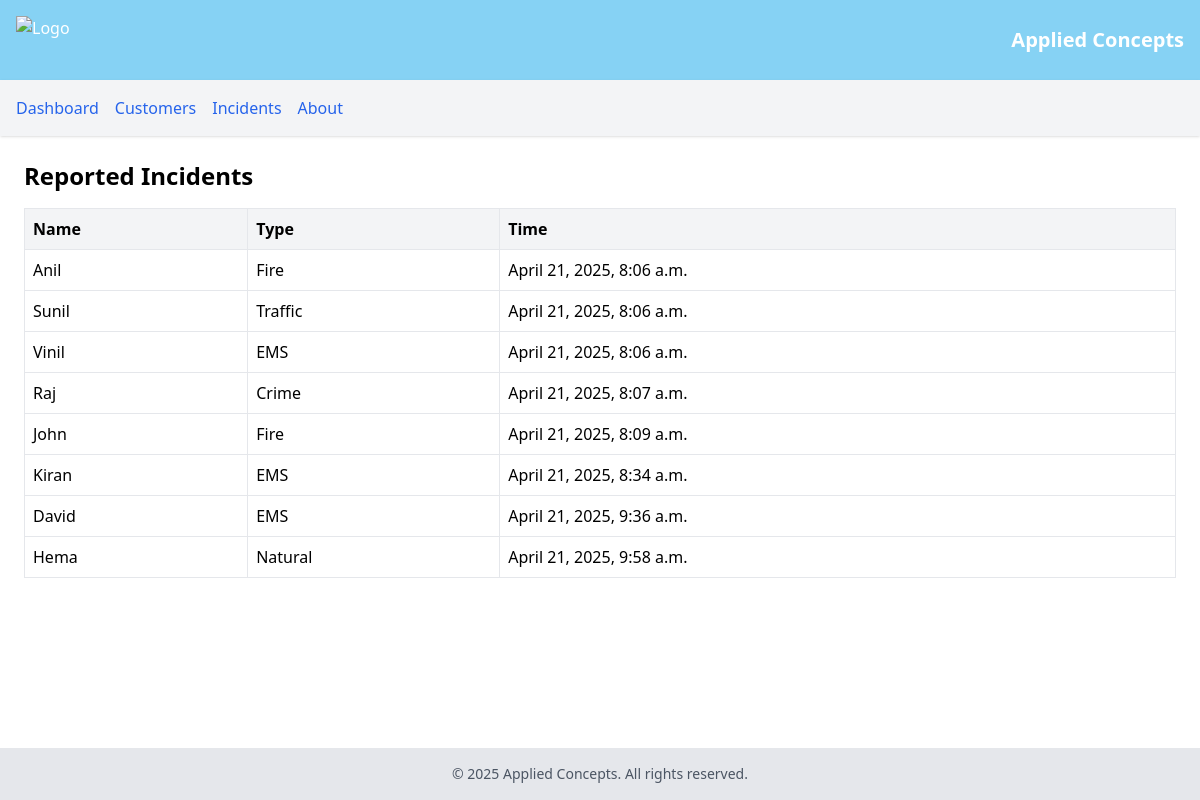
The app's page /customers/ with its own data.
### navmain/models.py (models this page shows, shortened)
class Incident(models.Model):
    INCIDENT_TYPES = [
        ('fire', 'Fire'),
        ('ems', 'EMS'),
        ('traffic', 'Traffic'),
        ('crime', 'Crime'),
        ('natural', 'Natural')
    ]
    name = models.CharField(max_length=50)
    age = models.IntegerField(default=0)
    location = models.CharField(max_length=50)
    incident_type = models.CharField(max_length=10, choices=INCIDENT_TYPES)
    description = models.TextField()
    timestamp = models.DateTimeField(auto_now_add=True)

### navmain/views.py (the view)
# urls.py: path('customers/', views.customers, name='customers'),
def customers(request):
    incidents = Incident.objects.all().order_by('timestamp')
    context = {
        "incidents": incidents
    }
    return render(request, 'navmain/customers.html', context=context)

### navmain/templates/navmain/customers.html (shortened to what this page needs)
{% extends 'navmain/base.html' %}
{% block content %}
<h2 class="text-2xl font-bold mb-4">Reported Incidents</h2>
<table class="min-w-full table-auto border-collapse border border-gray-300">
    <thead class="bg-gray-100">
        <tr>
            <th class="border p-2 text-left">Name</th>
            <th class="border p-2 text-left">Type</th>
            <th class="border p-2 text-left">Time</th>
        </tr>
    </thead>
    <tbody>
        {% for incident in incidents %}
        <tr>
            <td class="border p-2">{{ incident.name }}</td>
            <td class="border p-2">{{ incident.get_incident_type_display }}</td>
            <td class="border p-2">{{ incident.timestamp }}</td>
        </tr>
        {% empty %}
        <tr>
            <td colspan="3" class="border p-2 text-center">No incidents yet.</td>
        </tr>
        {% endfor %}
    </tbody>
</table>
{% endblock %}

### navmain/templates/navmain/base.html (shortened to what this page needs)
<!DOCTYPE html>
<html lang="en">
<head>
    <script src="https://cdn.tailwindcss.com"></script>
</head>
<body class="flex flex-col min-h-screen">
    <header class="bg-sky-500/50 text-white p-4 flex items-center justify-between">
        <img src="https://www.freepnglogos.com/uploads/company-logo-png/company-logo-transparent-png-19.png" alt="Logo" class="h-12">
        <h1 class="text-xl font-bold">Applied Concepts</h1>
    </header>
    <nav class="bg-gray-100 shadow p-4">
        <ul class="flex space-x-4">
            <li><a href="{% url 'dashboard' %}" class="text-blue-600 hover:underline">Dashboard</a></li>
            <li><a href="{% url 'customers' %}" class="text-blue-600 hover:underline">Customers</a></li>
            <li><a href="{% url 'incidents' %}" class="text-blue-600 hover:underline">Incidents</a></li>
            <li><a href="{% url 'about' %}" class="text-blue-600 hover:underline">About</a></li>
        </ul>
    </nav>
    <main class="flex-grow p-6">
        {% block content %}
        {% endblock %}
    </main>
    <footer class="bg-gray-200 p-4 text-center text-sm text-gray-600">
        &copy; 2025 Applied Concepts. All rights reserved.
    </footer>
</body>
</html>

### records on screen
Incident: name "Anil", incident_type "Fire", timestamp "April 21, 2025, 8:06 a.m."
Incident: name "Sunil", incident_type "Traffic", timestamp "April 21, 2025, 8:06 a.m."
Incident: name "Vinil", incident_type "EMS", timestamp "April 21, 2025, 8:06 a.m."
Incident: name "Raj", incident_type "Crime", timestamp "April 21, 2025, 8:07 a.m."
Incident: name "John", incident_type "Fire", timestamp "April 21, 2025, 8:09 a.m."
Incident: name "Kiran", incident_type "EMS", timestamp "April 21, 2025, 8:34 a.m."
Incident: name "David", incident_type "EMS", timestamp "April 21, 2025, 9:36 a.m."
Incident: name "Hema", incident_type "Natural", timestamp "April 21, 2025, 9:58 a.m."
